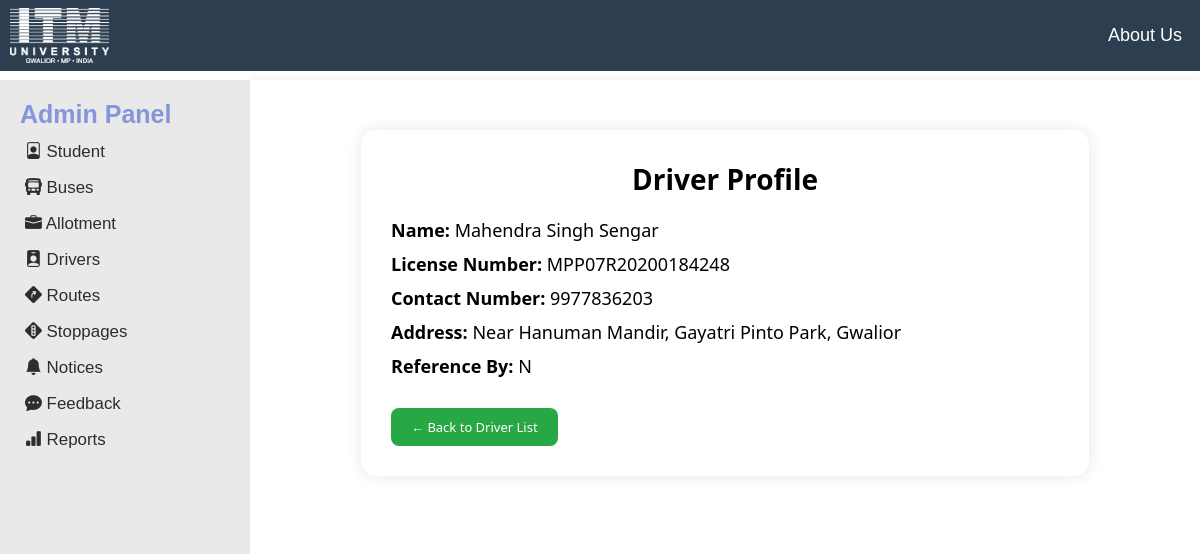
Page /drivers/MPP07R20200184248/ (signed in) on the committed database.
### bus_app/models.py (models this page shows, shortened)
class Driver(models.Model):
    name = models.CharField(max_length=100)
    address = models.TextField()
    D_license_number = models.CharField(max_length=50, unique=True)
    contact_number = models.CharField(max_length=15, unique=True)
    reference_by = models.CharField(max_length=50)

### bus_app/views.py (the view)
# urls.py: path('drivers/<str:license_number>/', views.driver_detail, name='driver_detail'), #driver_details
def driver_detail(request, license_number):
    driver = get_object_or_404(Driver, D_license_number=license_number)
    return render(request, 'driver_detail.html', {'driver': driver})

### bus_app/templates/driver_detail.html (shortened to what this page needs)
{% extends "layout.html" %}
{% load static %}
{% block extra_css %}
  <link rel="stylesheet" href="{% static 'css/driver_detail.css' %}">
{% endblock %}
{% block content %}
  <div class="detail-container">
    <h2 class="section-title">Driver Profile</h2>
    <div class="detail-card">
      <p><strong>Name:</strong> {{ driver.name }}</p>
      <p><strong>License Number:</strong> {{ driver.D_license_number }}</p>
      <p><strong>Contact Number:</strong> {{ driver.contact_number }}</p>
      <p><strong>Address:</strong> {{ driver.address }}</p>
      <p><strong>Reference By:</strong> {{ driver.reference_by }}</p>
    </div>
    <a href="{% url 'driver_list' %}" class="back-btn">← Back to Driver List</a>
  </div>
{% endblock %}

### static/css/style.css (style rules this page uses)
* { box-sizing: border-box; margin: 0; padding: 0; }
html, body { font-family: 'Arial', sans-serif; font-size: 13px; overflow-x: hidden; }
body.layout-template { margin: 0; }

### static/css/driver_detail.css (style rules this page uses)
.detail-container { max-width: 80%; margin: 30px auto; background-color: #fff; padding: 30px; box-shadow: 0 0 15px rgba(0,0,0,0.1); border-radius: 15px; font-family: 'Segoe UI', sans-serif; }
.section-title { font-size: 28px; margin-bottom: 20px; text-align: center; }
.detail-card p { font-size: 18px; margin: 10px 0; }
.back-btn { display: inline-block; margin-top: 20px; text-decoration: none; color: #fff; background-color: #28a745; padding: 10px 20px; border-radius: 8px; transition: 0.3s; }

### rows in the picture
Driver: name "Mahendra Singh Sengar", D_license_number "MPP07R20200184248", contact_number "9977836203", address "Near Hanuman Mandir, Gayatri Pinto Park, Gwalior", reference_by "N"
